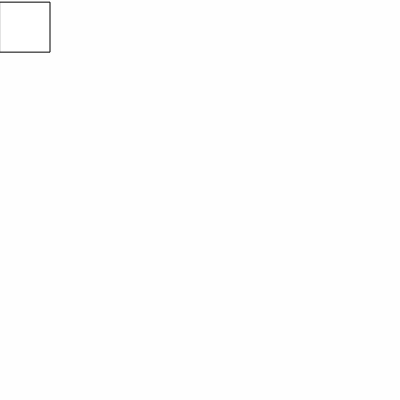
Frame 1 (no input)
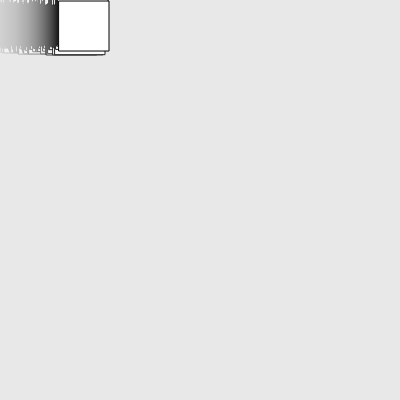
Frame 60 (no input)
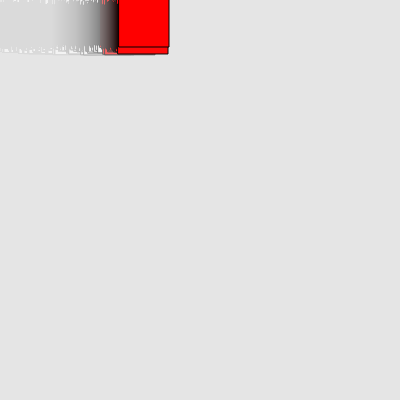
Frame 120 (the mouse pressed at the canvas centre since frame 60)

The p5.js sketch that drew these frames (run headless with seeded random() and noise() and a simulated clock; from frame 60 on, the mouse is pressed at the canvas centre):

// p5.js sketch
// ── sketch.js
let posX = 0;
let posY = 0;

let threshold = 100;

function setup() {
  createCanvas(400, 400);
}

function draw() {
  background(220, 10);

  if (posX == threshold) { 
    fill(255, 0, 0);
  }

  posY = random(-5, 5);

  rect(posX, posY, 50, 50);

  if (posX + 50 < width) {
    posX++;
  }
}
